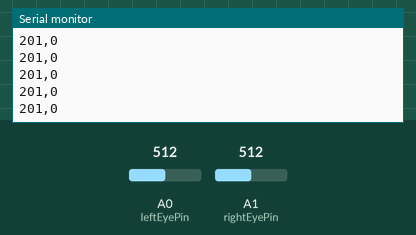
Simulated run of this sketch. Board: Arduino Uno, built with avr-gcc and run on an emulated ATmega328P. On the bench: the last lines printed to the serial monitor. The inputs (shaded band) are chosen by the test bench; at power-on: A0 (leftEyePin) = 512, A1 (rightEyePin) = 512.

Above: at 1.2 s.
1.3 s: A0 (leftEyePin) set to 716
At 1.57 s:
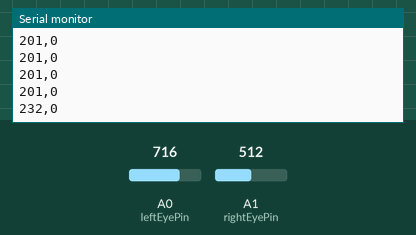
2.8 s: A1 (rightEyePin) set to 716
At 2.98 s:
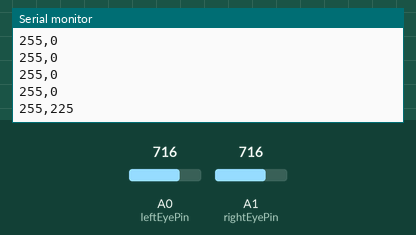
4.3 s: A0 (leftEyePin) set to 511
At 4.39 s:
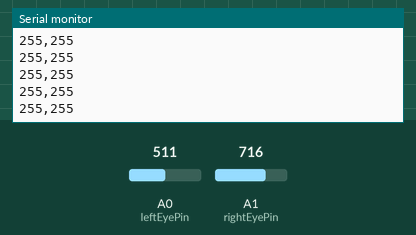
5.8 s: A1 (rightEyePin) set to 511
At 5.8 s:
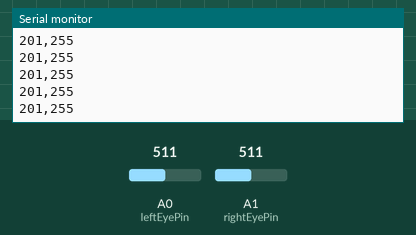
Timing chart, 0 to 8.3 s (numbered marks = the images above; inputs shaded):
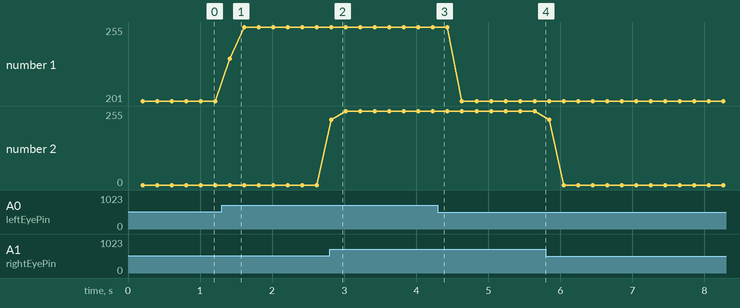

The sketch:

reading.ino
```cpp
#define leftEyePin A0
#define rightEyePin A1


int getEyeReading (uint8_t pin, int readings = 5) {
    int sensorCumulativeValue = 0;

    for (int i = 0; i < readings; i ++) {
        delay(20);
        sensorCumulativeValue += analogRead(pin);
    }
    // return sensorCumulativeValue/readings;
    int sensorVal = map
      (
        sensorCumulativeValue / readings,
        // (pin==leftEyePin?250:450), (pin==leftEyePin?581:615),
        (pin==leftEyePin?250:540), (pin==leftEyePin?581:600),
        0, 255
      );
    return constrain(sensorVal, 0, 255);
}
void setup () {
    pinMode(leftEyePin, INPUT);
    pinMode(rightEyePin, INPUT);
    Serial.begin(9600);
}

void loop () {
    int left = getEyeReading(leftEyePin);
    int right = getEyeReading(rightEyePin);
    Serial.print(left);
    Serial.print(",");
    Serial.println(right);
}
```

Measured:
- after the input at 1.3 s, the serial monitor: prints a new line after 0.11 s (image 1)
- after the input at 2.8 s, the serial monitor: prints a new line at once (image 2)
- plotted number 1: 201 → 255 after the input at 1.3 s, 255 → 201 after the input at 4.3 s
- plotted number 2: 255 → 0 after the input at 5.8 s
